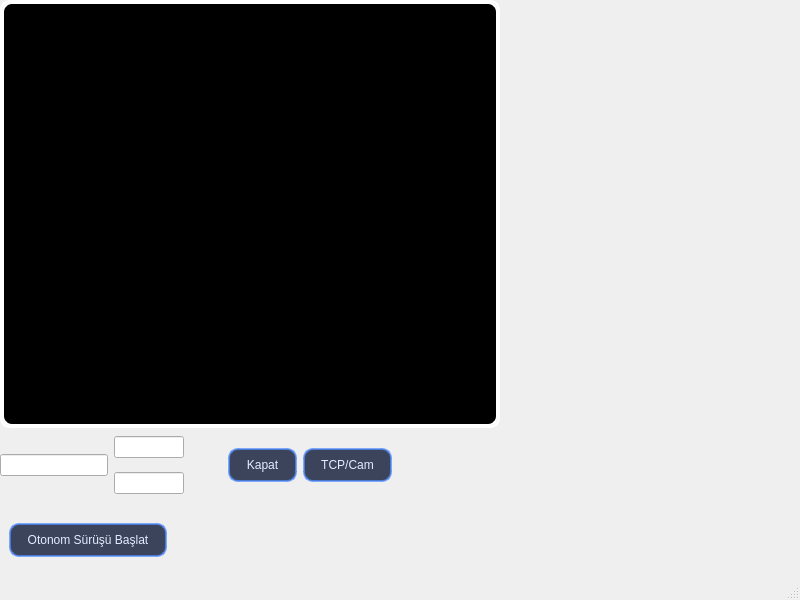
<?xml version="1.0" encoding="UTF-8"?>
<ui version="4.0">
 <class>MainWindow</class>
 <widget class="QMainWindow" name="MainWindow">
  <property name="geometry">
   <rect>
    <x>0</x>
    <y>0</y>
    <width>800</width>
    <height>600</height>
   </rect>
  </property>
  <property name="windowTitle">
   <string>MainWindow</string>
  </property>
  <widget class="QWidget" name="centralwidget">
   <property name="styleSheet">
    <string notr="true">/* ANA GRADIENT */
QWidget{
    background: qlineargradient(
        x1:0, y1:0, x2:1, y2:0,
        stop:0 rgba(5, 10, 30, 255),
        stop:1 rgba(40, 80, 160, 255)
    );
}

/* FRAME */
QFrame {
    background: transparent;
    border-radius: 10px;
}

QFrame:hover {
    background: rgba(0, 0, 0, 50);
}

/* CAM FRAME */
QFrame#glassFrame {
    background: rgba(255, 255, 255, 30);
    border: 1px solid rgba(255,255,255,80);
}

/* BUTON */
QPushButton {
    background: rgba(10, 20, 50, 200);
    color: #e6ecff;
    border: 2px solid rgba(80, 140, 255, 180);
    border-radius: 10px;
    padding: 8px 16px;
}

QPushButton:hover {
    border: 2px solid rgba(120, 180, 255, 255);
}

QPushButton:pressed {
    background: rgba(5, 10, 30, 230);
}


</string>
   </property>
   <layout class="QHBoxLayout" name="horizontalLayout">
    <property name="spacing">
     <number>0</number>
    </property>
    <property name="leftMargin">
     <number>0</number>
    </property>
    <property name="topMargin">
     <number>0</number>
    </property>
    <property name="rightMargin">
     <number>0</number>
    </property>
    <property name="bottomMargin">
     <number>0</number>
    </property>
    <item>
     <widget class="QStackedWidget" name="stackedWidget">
      <property name="currentIndex">
       <number>0</number>
      </property>
      <widget class="QWidget" name="mainPage">
       <layout class="QHBoxLayout" name="horizontalLayout_2">
        <property name="spacing">
         <number>0</number>
        </property>
        <property name="leftMargin">
         <number>0</number>
        </property>
        <property name="topMargin">
         <number>0</number>
        </property>
        <property name="rightMargin">
         <number>0</number>
        </property>
        <property name="bottomMargin">
         <number>0</number>
        </property>
        <item>
         <widget class="QFrame" name="frame">
          <property name="maximumSize">
           <size>
            <width>700</width>
            <height>16777215</height>
           </size>
          </property>
          <property name="frameShape">
           <enum>QFrame::Shape::StyledPanel</enum>
          </property>
          <property name="frameShadow">
           <enum>QFrame::Shadow::Raised</enum>
          </property>
          <layout class="QVBoxLayout" name="verticalLayout">
           <property name="spacing">
            <number>0</number>
           </property>
           <property name="leftMargin">
            <number>0</number>
           </property>
           <property name="topMargin">
            <number>0</number>
           </property>
           <property name="rightMargin">
            <number>0</number>
           </property>
           <property name="bottomMargin">
            <number>0</number>
           </property>
           <item>
            <widget class="QFrame" name="frame_6">
             <property name="styleSheet">
              <string notr="true">QFrame
{
	border: 2px solid white; 
	border-radius: 10px;	
}

QFrame:hover
{
	border: 2px solid red;
	border-radius: 10px;
}</string>
             </property>
             <property name="frameShape">
              <enum>QFrame::Shape::StyledPanel</enum>
             </property>
             <property name="frameShadow">
              <enum>QFrame::Shadow::Raised</enum>
             </property>
             <layout class="QHBoxLayout" name="horizontalLayout_5">
              <property name="spacing">
               <number>0</number>
              </property>
              <property name="leftMargin">
               <number>0</number>
              </property>
              <property name="topMargin">
               <number>0</number>
              </property>
              <property name="rightMargin">
               <number>0</number>
              </property>
              <property name="bottomMargin">
               <number>0</number>
              </property>
              <item>
               <widget class="QLabel" name="CamLabel">
                <property name="minimumSize">
                 <size>
                  <width>0</width>
                  <height>0</height>
                 </size>
                </property>
                <property name="styleSheet">
                 <string notr="true">QLabel{

	background-color: rgb(0, 0, 0);
}</string>
                </property>
                <property name="text">
                 <string/>
                </property>
               </widget>
              </item>
             </layout>
            </widget>
           </item>
           <item>
            <widget class="QFrame" name="frame_3">
             <property name="minimumSize">
              <size>
               <width>0</width>
               <height>0</height>
              </size>
             </property>
             <property name="maximumSize">
              <size>
               <width>16777215</width>
               <height>150</height>
              </size>
             </property>
             <property name="frameShape">
              <enum>QFrame::Shape::StyledPanel</enum>
             </property>
             <property name="frameShadow">
              <enum>QFrame::Shadow::Raised</enum>
             </property>
             <layout class="QVBoxLayout" name="verticalLayout_2">
              <property name="spacing">
               <number>0</number>
              </property>
              <property name="leftMargin">
               <number>0</number>
              </property>
              <property name="topMargin">
               <number>0</number>
              </property>
              <property name="rightMargin">
               <number>0</number>
              </property>
              <property name="bottomMargin">
               <number>0</number>
              </property>
              <item>
               <widget class="QFrame" name="frame_4">
                <property name="styleSheet">
                 <string notr="true">QFrame {
    background: transparent;
    border-radius: 10px;
    transition: none;
}

QFrame:hover {
    background: rgba(0, 0, 0, 50); /* hover’da kararma */
}</string>
                </property>
                <property name="frameShape">
                 <enum>QFrame::Shape::StyledPanel</enum>
                </property>
                <property name="frameShadow">
                 <enum>QFrame::Shadow::Raised</enum>
                </property>
                <layout class="QHBoxLayout" name="horizontalLayout_3">
                 <property name="leftMargin">
                  <number>0</number>
                 </property>
                 <property name="topMargin">
                  <number>0</number>
                 </property>
                 <property name="rightMargin">
                  <number>0</number>
                 </property>
                 <property name="bottomMargin">
                  <number>0</number>
                 </property>
                 <item>
                  <widget class="QFrame" name="frame_7">
                   <property name="frameShape">
                    <enum>QFrame::Shape::StyledPanel</enum>
                   </property>
                   <property name="frameShadow">
                    <enum>QFrame::Shadow::Raised</enum>
                   </property>
                   <layout class="QVBoxLayout" name="verticalLayout_4">
                    <property name="spacing">
                     <number>0</number>
                    </property>
                    <property name="leftMargin">
                     <number>0</number>
                    </property>
                    <property name="topMargin">
                     <number>0</number>
                    </property>
                    <property name="rightMargin">
                     <number>0</number>
                    </property>
                    <property name="bottomMargin">
                     <number>0</number>
                    </property>
                    <item>
                     <widget class="QLineEdit" name="ipLineEdit">
                      <property name="maximumSize">
                       <size>
                        <width>16777215</width>
                        <height>16777215</height>
                       </size>
                      </property>
                      <property name="styleSheet">
                       <string notr="true">QLineEdit
{
	
	color: rgb(255, 255, 255);
}</string>
                      </property>
                      <property name="placeholderText">
                       <string>ip</string>
                      </property>
                     </widget>
                    </item>
                   </layout>
                  </widget>
                 </item>
                 <item>
                  <widget class="QFrame" name="frame_8">
                   <property name="frameShape">
                    <enum>QFrame::Shape::StyledPanel</enum>
                   </property>
                   <property name="frameShadow">
                    <enum>QFrame::Shadow::Raised</enum>
                   </property>
                   <layout class="QVBoxLayout" name="verticalLayout_3">
                    <property name="leftMargin">
                     <number>0</number>
                    </property>
                    <property name="topMargin">
                     <number>0</number>
                    </property>
                    <property name="rightMargin">
                     <number>0</number>
                    </property>
                    <property name="bottomMargin">
                     <number>0</number>
                    </property>
                    <item>
                     <widget class="QLineEdit" name="camPortLine">
                      <property name="maximumSize">
                       <size>
                        <width>70</width>
                        <height>16777215</height>
                       </size>
                      </property>
                      <property name="styleSheet">
                       <string notr="true">QLineEdit
{
	
	color: rgb(255, 255, 255);
}</string>
                      </property>
                      <property name="text">
                       <string/>
                      </property>
                      <property name="placeholderText">
                       <string>cam port</string>
                      </property>
                     </widget>
                    </item>
                    <item>
                     <widget class="QLineEdit" name="raspiPortLine">
                      <property name="maximumSize">
                       <size>
                        <width>70</width>
                        <height>16777215</height>
                       </size>
                      </property>
                      <property name="styleSheet">
                       <string notr="true">QLineEdit
{
	
	color: rgb(255, 255, 255);
}</string>
                      </property>
                      <property name="placeholderText">
                       <string>raspi port</string>
                      </property>
                     </widget>
                    </item>
                   </layout>
                  </widget>
                 </item>
                 <item>
                  <widget class="QPushButton" name="closeCam">
                   <property name="text">
                    <string>Kapat</string>
                   </property>
                  </widget>
                 </item>
                 <item>
                  <widget class="QPushButton" name="tcpCamBtn">
                   <property name="minimumSize">
                    <size>
                     <width>0</width>
                     <height>0</height>
                    </size>
                   </property>
                   <property name="maximumSize">
                    <size>
                     <width>16777215</width>
                     <height>16777215</height>
                    </size>
                   </property>
                   <property name="styleSheet">
                    <string notr="true">QPushButton {
    background: rgba(10, 20, 50, 200);
    color: #e6ecff;

    border: 2px solid rgba(80, 140, 255, 180);
    border-radius: 10px;

    padding: 8px 16px;
}

QPushButton:hover {
    border: 2px solid rgba(120, 180, 255, 255);
    background: rgba(15, 30, 70, 220);
}

QPushButton:pressed {
    background: rgba(5, 10, 30, 230);
    border: 2px solid rgba(60, 120, 220, 200);
}</string>
                   </property>
                   <property name="text">
                    <string>TCP/Cam</string>
                   </property>
                  </widget>
                 </item>
                 <item>
                  <spacer name="horizontalSpacer">
                   <property name="orientation">
                    <enum>Qt::Orientation::Horizontal</enum>
                   </property>
                   <property name="sizeType">
                    <enum>QSizePolicy::Policy::Expanding</enum>
                   </property>
                   <property name="sizeHint" stdset="0">
                    <size>
                     <width>40</width>
                     <height>20</height>
                    </size>
                   </property>
                  </spacer>
                 </item>
                </layout>
               </widget>
              </item>
              <item>
               <widget class="QFrame" name="frame_5">
                <property name="styleSheet">
                 <string notr="true">QFrame {
    background: transparent;
    border-radius: 10px;
    transition: none;
}

QFrame:hover {
    background: rgba(0, 0, 0, 50); /* hover’da kararma */
}</string>
                </property>
                <property name="frameShape">
                 <enum>QFrame::Shape::StyledPanel</enum>
                </property>
                <property name="frameShadow">
                 <enum>QFrame::Shadow::Raised</enum>
                </property>
                <layout class="QHBoxLayout" name="horizontalLayout_4">
                 <item>
                  <widget class="QPushButton" name="otonoumBtn">
                   <property name="minimumSize">
                    <size>
                     <width>0</width>
                     <height>0</height>
                    </size>
                   </property>
                   <property name="styleSheet">
                    <string notr="true">QPushButton {
    background: rgba(10, 20, 50, 200);
    color: #e6ecff;

    border: 2px solid rgba(80, 140, 255, 180);
    border-radius: 10px;

    padding: 8px 16px;
}

QPushButton:hover {
    border: 2px solid rgba(120, 180, 255, 255);
    background: rgba(15, 30, 70, 220);
}

QPushButton:pressed {
    background: rgba(5, 10, 30, 230);
    border: 2px solid rgba(60, 120, 220, 200);
}</string>
                   </property>
                   <property name="text">
                    <string>Otonom Sürüşü Başlat</string>
                   </property>
                   <property name="iconSize">
                    <size>
                     <width>30</width>
                     <height>30</height>
                    </size>
                   </property>
                  </widget>
                 </item>
                 <item>
                  <spacer name="horizontalSpacer_2">
                   <property name="orientation">
                    <enum>Qt::Orientation::Horizontal</enum>
                   </property>
                   <property name="sizeHint" stdset="0">
                    <size>
                     <width>40</width>
                     <height>20</height>
                    </size>
                   </property>
                  </spacer>
                 </item>
                </layout>
               </widget>
              </item>
             </layout>
            </widget>
           </item>
          </layout>
         </widget>
        </item>
        <item>
         <widget class="QFrame" name="frame_2">
          <property name="minimumSize">
           <size>
            <width>300</width>
            <height>0</height>
           </size>
          </property>
          <property name="frameShape">
           <enum>QFrame::Shape::StyledPanel</enum>
          </property>
          <property name="frameShadow">
           <enum>QFrame::Shadow::Raised</enum>
          </property>
         </widget>
        </item>
       </layout>
      </widget>
      <widget class="QWidget" name="page_2"/>
     </widget>
    </item>
   </layout>
  </widget>
  <widget class="QStatusBar" name="statusbar"/>
 </widget>
 <resources/>
 <connections>
  <connection>
   <sender>tcpCamBtn</sender>
   <signal>clicked()</signal>
   <receiver>closeCam</receiver>
   <slot>show()</slot>
   <hints>
    <hint type="sourcelabel">
     <x>225</x>
     <y>454</y>
    </hint>
    <hint type="destinationlabel">
     <x>316</x>
     <y>464</y>
    </hint>
   </hints>
  </connection>
  <connection>
   <sender>tcpCamBtn</sender>
   <signal>clicked()</signal>
   <receiver>tcpCamBtn</receiver>
   <slot>hide()</slot>
   <hints>
    <hint type="sourcelabel">
     <x>198</x>
     <y>474</y>
    </hint>
    <hint type="destinationlabel">
     <x>198</x>
     <y>474</y>
    </hint>
   </hints>
  </connection>
  <connection>
   <sender>closeCam</sender>
   <signal>clicked()</signal>
   <receiver>tcpCamBtn</receiver>
   <slot>show()</slot>
   <hints>
    <hint type="sourcelabel">
     <x>333</x>
     <y>449</y>
    </hint>
    <hint type="destinationlabel">
     <x>253</x>
     <y>478</y>
    </hint>
   </hints>
  </connection>
  <connection>
   <sender>closeCam</sender>
   <signal>clicked()</signal>
   <receiver>closeCam</receiver>
   <slot>hide()</slot>
   <hints>
    <hint type="sourcelabel">
     <x>339</x>
     <y>458</y>
    </hint>
    <hint type="destinationlabel">
     <x>343</x>
     <y>456</y>
    </hint>
   </hints>
  </connection>
 </connections>
</ui>
